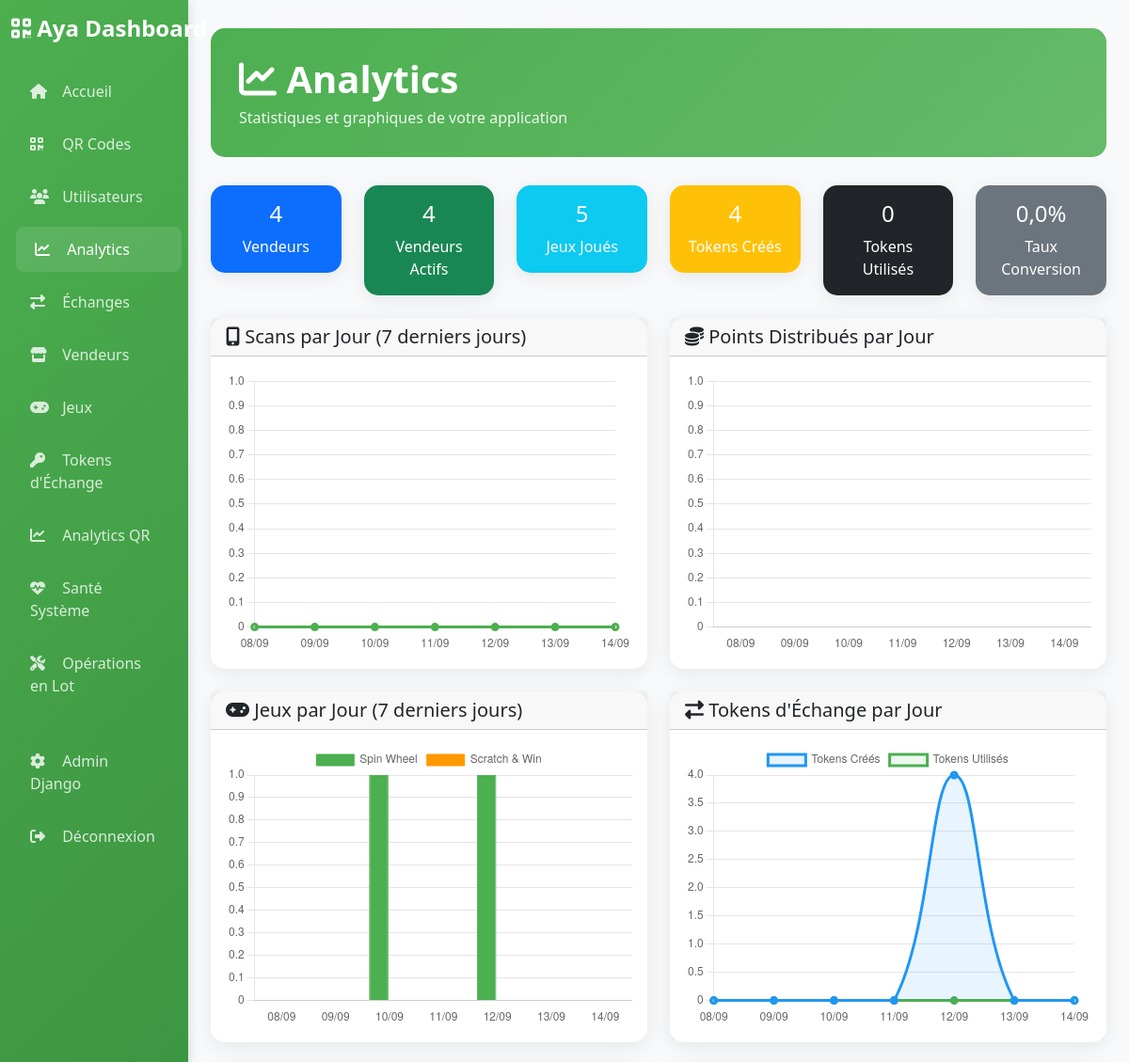
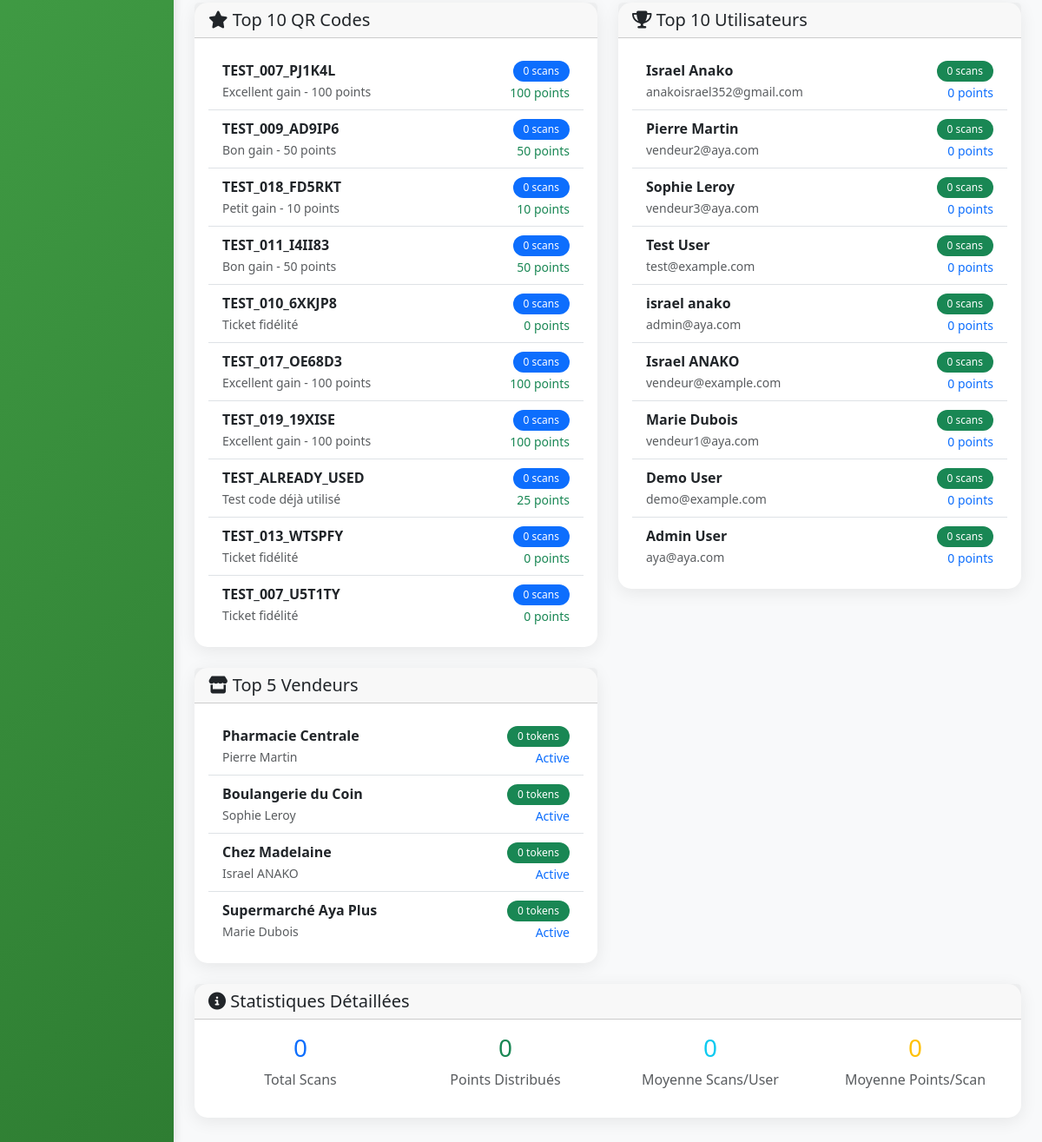
The app's page /dashboard/analytics/ (signed in), older data (2 pictures, top to bottom).
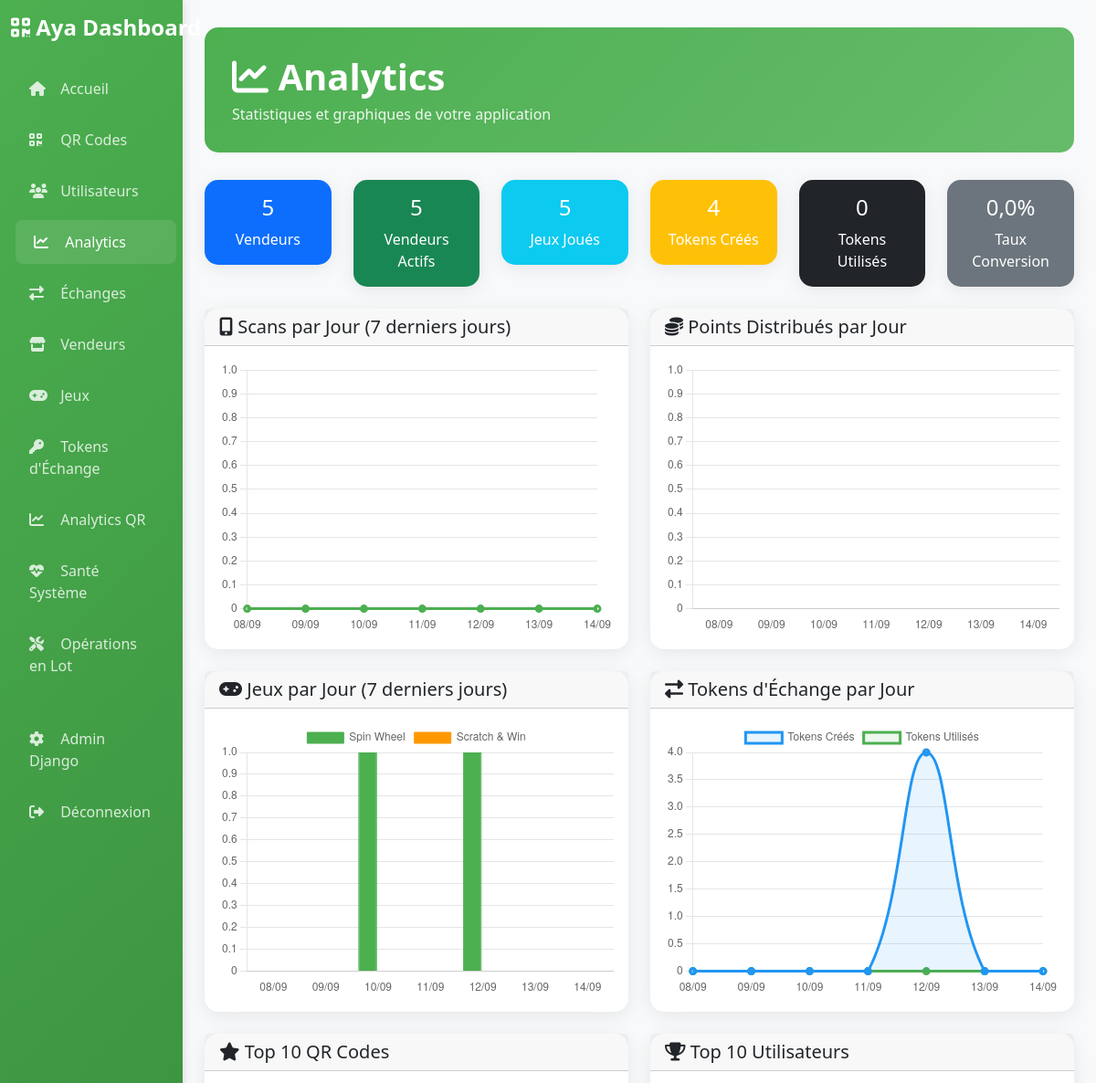
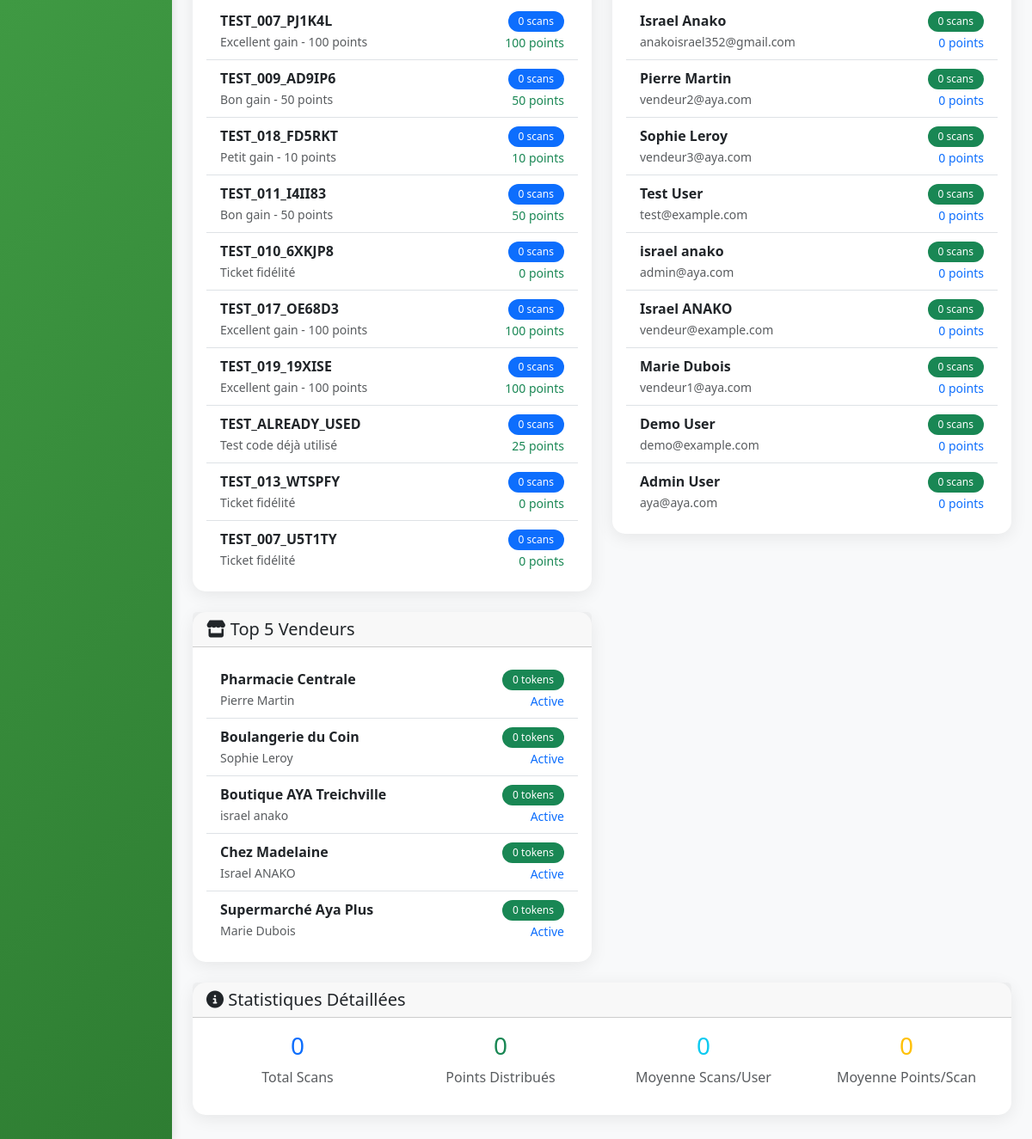
The same page, newer data (2 pictures, top to bottom).
### qr_codes/models.py (models this page shows, shortened)
class QRCode(models.Model):
    PRIZE_TYPES = [
        ('points', 'Points'),
        ('loyalty_ticket', 'Ticket de Fidélité'),
        ('special_prize', 'Prix Spécial'),
    ]
    id = models.UUIDField(primary_key=True, default=uuid.uuid4, editable=False)
    code = models.CharField(max_length=100, unique=True)
    points = models.IntegerField()
    description = models.TextField(max_length=500)
    prize_type = models.CharField(max_length=20, choices=PRIZE_TYPES, default='points')
    is_active = models.BooleanField(default=True)
    expires_at = models.DateTimeField(null=True, blank=True)
    created_at = models.DateTimeField(auto_now_add=True)
    created_by = models.ForeignKey(User, on_delete=models.SET_NULL, null=True, blank=True, related_name='created_qr_codes')
    class Meta:
        db_table = 'qr_codes'
        verbose_name = 'QR Code'
        verbose_name_plural = 'QR Codes'
        ordering = ['-created_at']

### authentication/models.py (models this page shows, shortened)
class User(AbstractUser):
    id = models.UUIDField(primary_key=True, default=uuid.uuid4, editable=False)
    email = models.EmailField(unique=True)
    first_name = models.CharField(max_length=30)
    last_name = models.CharField(max_length=30)
    available_points = models.IntegerField(default=0)
    exchanged_points = models.IntegerField(default=0)
    collected_qr_codes = models.IntegerField(default=0)
    personal_qr_code = models.CharField(max_length=100, unique=True, blank=True)
    created_at = models.DateTimeField(auto_now_add=True)
    last_login_at = models.DateTimeField(null=True, blank=True)
    USERNAME_FIELD = 'email'
    REQUIRED_FIELDS = ['first_name', 'last_name']
    objects = UserManager()
    class Meta:
        db_table = 'auth_user'
        verbose_name = 'User'
        verbose_name_plural = 'Users'
    @property
    def full_name(self):
        return f"{self.first_name} {self.last_name}"

class Vendor(models.Model):
    STATUS_CHOICES = [
        ('active', 'Actif'),
        ('inactive', 'Inactif'),
        ('suspended', 'Suspendu'),
    ]
    id = models.UUIDField(primary_key=True, default=uuid.uuid4, editable=False)
    user = models.OneToOneField(User, on_delete=models.CASCADE, related_name='vendor_profile')
    vendor_code = models.CharField(max_length=20, unique=True)
    business_name = models.CharField(max_length=200)
    business_address = models.TextField()
    phone_number = models.CharField(max_length=20)
    status = models.CharField(max_length=20, choices=STATUS_CHOICES, default='active')
    latitude = models.DecimalField(max_digits=10, decimal_places=7, null=True, blank=True, help_text="Latitude GPS")
    longitude = models.DecimalField(max_digits=10, decimal_places=7, null=True, blank=True, help_text="Longitude GPS")
    city = models.CharField(max_length=100, blank=True, help_text="Ville")
    region = models.CharField(max_length=100, blank=True, help_text="Région")
    country = models.CharField(max_length=100, default="Côte d'Ivoire", help_text="Pays")
    created_at = models.DateTimeField(auto_now_add=True)
    updated_at = models.DateTimeField(auto_now=True)
    created_by = models.ForeignKey(User, on_delete=models.SET_NULL, null=True, blank=True, related_name='created_vendors')
    class Meta:
        db_table = 'vendors'
        verbose_name = 'Vendor'
        verbose_name_plural = 'Vendors'
        ordering = ['-created_at']
    @property
    def full_name(self):
        return f"{self.user.first_name} {self.user.last_name}".strip() or self.user.email

### dashboard/views.py (the view)
# urls.py: path('analytics/', views.analytics, name='analytics'),
@login_required
@user_passes_test(is_admin)
def analytics(request):
    today = timezone.now().date()
    week_ago = today - timedelta(days=7)
    month_ago = today - timedelta(days=30)
    daily_scans = []
    for i in range(7):
        date = week_ago + timedelta(days=i)
        count = UserQRCode.objects.filter(
            scanned_at__date=date
        ).count()
        daily_scans.append({
            'date': date.strftime('%d/%m'),
            'count': count
        })
    daily_points = []
    for i in range(7):
        date = week_ago + timedelta(days=i)
        points = UserQRCode.objects.filter(
            scanned_at__date=date
        ).aggregate(total=Sum('points_earned'))['total'] or 0
        daily_points.append({
            'date': date.strftime('%d/%m'),
            'points': points
        })
    daily_games = []
    for i in range(7):
        date = week_ago + timedelta(days=i)
        spin_wheel_count = GameHistory.objects.filter(
            game_type='spin_wheel',
            played_at__date=date
        ).count()
        scratch_count = GameHistory.objects.filter(
            game_type='scratch_and_win',
            played_at__date=date
        ).count()
        daily_games.append({
            'date': date.strftime('%d/%m'),
            'spin_wheel': spin_wheel_count,
            'scratch_and_win': scratch_count,
        })
    daily_tokens = []
    for i in range(7):
        date = week_ago + timedelta(days=i)
        created_count = ExchangeToken.objects.filter(
            created_at__date=date
        ).count()
        used_count = ExchangeToken.objects.filter(
            used_at__date=date
        ).count()
        daily_tokens.append({
            'date': date.strftime('%d/%m'),
            'created': created_count,
            'used': used_count,
        })
    top_qr_codes = QRCode.objects.annotate(
        scan_count=Count('scanned_by_users')
    ).order_by('-scan_count')[:10]
    top_users = User.objects.annotate(
        scan_count=Count('scanned_qr_codes'),
        total_points=Sum('scanned_qr_codes__points_earned')
    ).order_by('-scan_count')[:10]
    top_vendors = Vendor.objects.annotate(
        tokens_validated=Count('user__exchange_tokens', filter=Q(user__exchange_tokens__is_used=True))
    ).order_by('-tokens_validated')[:5]
    total_vendors = Vendor.objects.count()
    active_vendors = Vendor.objects.filter(status='active').count()
    total_games = GameHistory.objects.count()
    total_tokens = ExchangeToken.objects.count()
    used_tokens = ExchangeToken.objects.filter(is_used=True).count()
    expired_tokens = ExchangeToken.objects.filter(
        is_used=False,
        expires_at__lte=timezone.now()
    ).count()
    conversion_rate = 0
    if total_tokens > 0:
        conversion_rate = (used_tokens / total_tokens) * 100
    context = {
        'daily_scans': json.dumps(daily_scans),
        'daily_points': json.dumps(daily_points),
        'daily_games': json.dumps(daily_games),
        'daily_tokens': json.dumps(daily_tokens),
        'top_qr_codes': top_qr_codes,
        'top_users': top_users,
        'top_vendors': top_vendors,
        'total_vendors': total_vendors,
        'active_vendors': active_vendors,
        'total_games': total_games,
        'total_tokens': total_tokens,
        'used_tokens': used_tokens,
        'expired_tokens': expired_tokens,
        'conversion_rate': round(conversion_rate, 1),
    }
    return render(request, 'dashboard/analytics.html', context)

### dashboard/views.py (called while the page is built)
def is_admin(user):
    return user.is_staff or user.is_superuser

### dashboard/templates/dashboard/analytics.html (shortened to what the changed rows need)
{% extends 'dashboard/base.html' %}
{% block content %}
<div class="page-header">
    <h1><i class="fas fa-chart-line"></i> Analytics</h1>
</div>
<div class="row mb-4">
    <div class="col-md-2">
        <div class="card bg-primary text-white">
            <div class="card-body text-center">
                <h4>{{ total_vendors }}</h4>
                <p class="mb-0">Vendeurs</p>
            </div>
        </div>
    </div>
    <div class="col-md-2">
        <div class="card bg-success text-white">
            <div class="card-body text-center">
                <h4>{{ active_vendors }}</h4>
                <p class="mb-0">Vendeurs Actifs</p>
            </div>
        </div>
    </div>
</div>
<div class="row mb-4">
    <div class="col-md-6">
        <div class="card">
            <div class="card-body">
                {% if top_qr_codes %}
                    <div class="list-group list-group-flush">
                        {% for qr_code in top_qr_codes %}
                        <div class="list-group-item d-flex justify-content-between align-items-center">
                            <div>
                                <strong>{{ qr_code.code }}</strong>
                                <br>
                                <small class="text-muted">{{ qr_code.description|truncatechars:40 }}</small>
                            </div>
                            <div class="text-end">
                                <span class="badge bg-primary">{{ qr_code.scan_count }} scans</span>
                                <br>
                                <small class="text-success">{{ qr_code.points }} points</small>
                            </div>
                        </div>
                        {% endfor %}
                    </div>
                {% else %}
                    <p class="text-muted text-center">Aucune donnée disponible</p>
                {% endif %}
            </div>
        </div>
    </div>
    <div class="col-md-6">
        <div class="card">
            <div class="card-body">
                {% if top_users %}
                    <div class="list-group list-group-flush">
                        {% for user in top_users %}
                        <div class="list-group-item d-flex justify-content-between align-items-center">
                            <div>
                                <strong>{{ user.full_name }}</strong>
                                <br>
                                <small class="text-muted">{{ user.email }}</small>
                            </div>
                            <div class="text-end">
                                <span class="badge bg-success">{{ user.scan_count }} scans</span>
                                <br>
                                <small class="text-primary">{{ user.total_points|default:0 }} points</small>
                            </div>
                        </div>
                        {% endfor %}
                    </div>
                {% else %}
                    <p class="text-muted text-center">Aucune donnée disponible</p>
                {% endif %}
            </div>
        </div>
    </div>
</div>
<div class="row mb-4">
    <div class="col-md-6">
        <div class="card">
            <div class="card-body">
                {% if top_vendors %}
                    <div class="list-group list-group-flush">
                        {% for vendor in top_vendors %}
                        <div class="list-group-item d-flex justify-content-between align-items-center">
                            <div>
                                <strong>{{ vendor.business_name }}</strong>
                                <br>
                                <small class="text-muted">{{ vendor.full_name }}</small>
                            </div>
                            <div class="text-end">
                                <span class="badge bg-success">{{ vendor.tokens_validated }} tokens</span>
                                <br>
                                <small class="text-primary">{{ vendor.status|title }}</small>
                            </div>
                        </div>
                        {% endfor %}
                    </div>
                {% else %}
                    <p class="text-muted text-center">Aucun vendeur trouvé</p>
                {% endif %}
            </div>
        </div>
    </div>
</div>
{% endblock %}

Row changes from the older to the newer data that the page shows:
added Vendor: business_name "Boutique AYA Treichville", full_name "israel anako", tokens_validated "0", status "Active"
Text that changed along with them:
{{ total_vendors }}: "4" → "5"
{{ active_vendors }}: "4" → "5"
